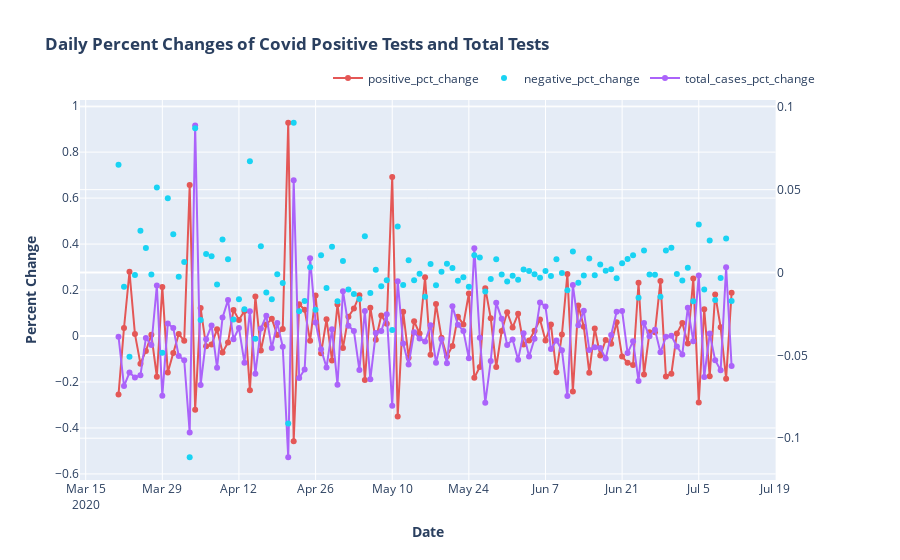

Notebook source saved alongside this figure:
### Code cell
fig = make_subplots(specs=[[{"secondary_y": True}]])

fig.add_trace(
    go.Scatter(x=date
               ,y=positive_pct_change
               ,name="positive_pct_change"
               ,mode="lines+markers"
               ,marker_color=px.colors.qualitative.T10[2]),
    secondary_y=False,
)
fig.add_trace(
    go.Scatter(x=date
               ,y=negative_pct_change
               ,name="negative_pct_change"
               ,mode="markers"
               ,marker_color=px.colors.qualitative.Plotly[5]),
    secondary_y=True,
)
fig.add_trace(
    go.Scatter(x=date
               ,y=total_cases_pct_change
               ,name="total_cases_pct_change"
               ,mode="lines+markers"
               ,marker_color=px.colors.qualitative.Plotly[3]),
    secondary_y=False,
)


# Add figure title
fig.update_layout(
    title_text="<b>Daily Percent Changes of Covid Positive Tests and Total Tests</b>"
)

# Set x-axis title
fig.update_xaxes(title_text="<b>Date</b>")

# Set y-axes titles
fig.update_yaxes(title_text="<b>Percent Change</b>", secondary_y=False)
# fig.update_yaxes(title_text="<b>% Change</b>", secondary_y=True)

# Change the bar mode
fig.update_layout(barmode='stack')

# Customize aspect
fig.update_traces(
#                   marker_color='rgb(158,202,225)'
#                   , marker_line_color='rgb(8,48,107)',
                  marker_line_width=.01)
#                   ,opacity=0.6)

#update legend
fig.update_layout(legend=dict(
    orientation="h",
    yanchor="bottom",
    y=1.02,
    xanchor="right",
    x=1
))

fig.show()
